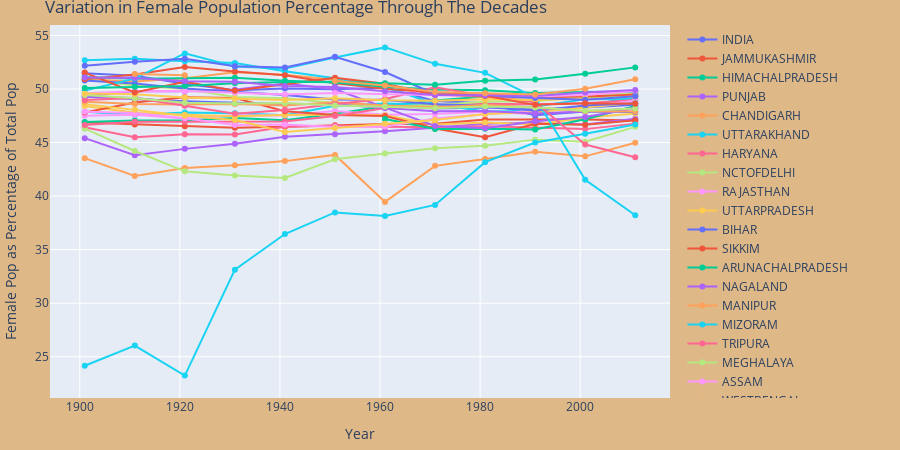

The notebook cell saved with this chart:
### Code cell
fig = go.Figure()

for (state_code, district_code, name) in df_India.index:
    female_pct = df_India.loc[(state_code, district_code, name)].Female_pct
    fig.add_trace(go.Scatter(x = female_pct.index, y = female_pct, name = name))

fig.update_layout(autosize = False,
                  width = 900,
                  height = 450,
                  margin = dict(l = 10, r = 25, t = 25, b = 20),
                  yaxis = dict(title_text = 'Female Pop as Percentage of Total Pop'),
                  xaxis = dict(title_text = 'Year'),
                  title = dict(text =\
                            'Variation in Female Population Percentage Through The Decades'),
                  paper_bgcolor = 'burlywood')
fig.show()
